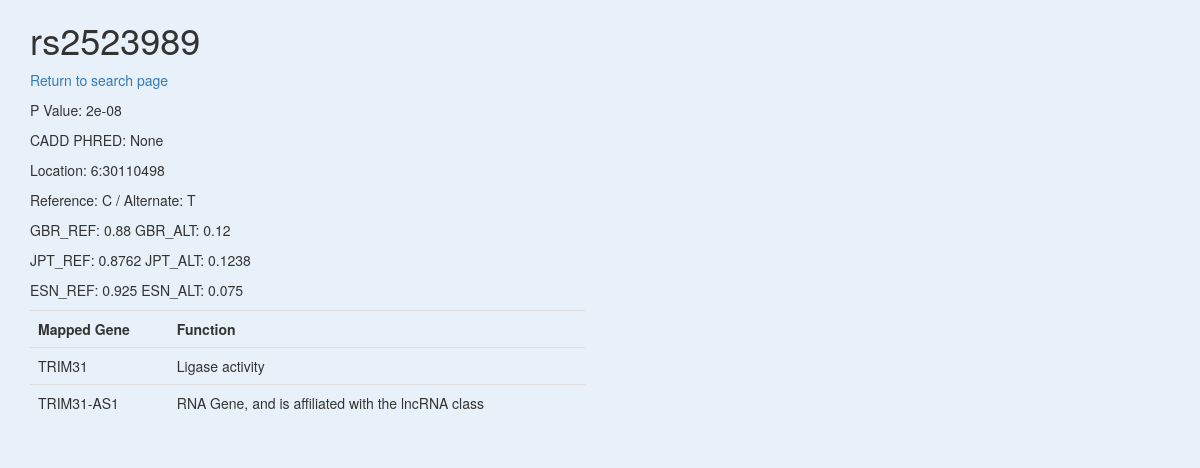
The page /SNPs/rs2523989 on the database its author committed.
### tables this page shows
CREATE TABLE SNP (
	id text PRIMARY KEY,
    CHR_N integer,
    CHR_P integer,
	REF_ALLELE text,
	ALT_ALLELE text,
    GBR_REF_FREQ real,
    GBR_ALT_FREQ real,
    JPT_REF_FREQ real,
    JPT_ALT_FREQ real,
    ESN_REF_FREQ real,
    ESN_ALT_FREQ real,
	CADD real,
    UNIQUE(id)
);

CREATE TABLE Gene (
	id text PRIMARY KEY,
	FUNCTIONAL text
);

### main.py (the view, shortened to what this page needs)
@app.route('/SNPs/<id>', methods=['GET', 'POST'])
def SNPs(id):
    try:
        conn = sqlite3.connect('Database/Database.db') # Connect to database
        cur = conn.cursor()
        cur.execute("""SELECT SNP.id,
                    CHR_N, CHR_P,
                    REF_ALLELE, ALT_ALLELE,
                    GBR_REF_FREQ, GBR_ALT_FREQ,
                    JPT_REF_FREQ, JPT_ALT_FREQ,
                    ESN_REF_FREQ, ESN_ALT_FREQ,
                    CADD,
                    MIN(P_VALUE),
                    GENE.id, FUNCTIONAL
                    FROM SNP
                    INNER JOIN P_Value ON SNP.id = P_value.RS_ID
                    LEFT JOIN Gene_SNP ON SNP.id = Gene_SNP.SNP_ID
                    LEFT JOIN Gene ON Gene.id = Gene_SNP.GENE_ID
                    WHERE SNP.id=?
                    GROUP BY GENE.id""", [id])
        rows = cur.fetchall()
        print(rows)
        conn.close()
        form = LDForm()
        if len(rows) == 0:
            return render_template('404.html', id=id) # If there are no results, 404 page will be rendered
        return render_template('SNP.html', id=id, rows=rows, form=form) # If there are results, SNP.html template will be returned
    except Exception as e: # Error handling
        error_text = "<p>The error:<br>" + str(e) + "</p>"
        hed = '<h1>Something is broken.</h1>'
        return hed + error_text

### templates/SNP.html (shortened to what this page needs)
{% extends 'bootstrap/base.html' %}
{% import "bootstrap/wtf.html" as wtf %}
{% block styles %}
{{ super() }}
{% endblock %}
{% block content %}
<div class="container">
  <div class="row">
    <div class="col-sm-6">
      <h1 class="pt-5 pb-2">{{ id }}</h1>
      <p><a href="{{ url_for('index') }}">Return to search page</a></p>
      <p>P Value: {{ rows[0][12] }}</p>
      <p>CADD PHRED: {{ rows[0][11] }}</p>
      <p>Location: {{ rows[0][1] }}:{{ rows[0][2] }}</p>
      <p>Reference: {{ rows[0][3] }} / Alternate: {{ rows[0][4] }}</p>
      <p>GBR_REF: {{ rows[0][5] }}      GBR_ALT: {{ rows[0][6] }}</p>
      <p>JPT_REF: {{ rows[0][7] }}      JPT_ALT: {{ rows[0][8] }}</p>
      <p>ESN_REF: {{ rows[0][9] }}      ESN_ALT: {{ rows[0][10] }}</p>
      <table class="table">
            <tr>
                <th>Mapped Gene</th>
                <th>Function</th>
            </tr>
            {% for row in rows %}
            <tr>
                <td>{{ row[13] }}</td>
                <td>{{ row[14] }}</td>
            </tr>
            {% endfor %}
        </table>
    </div>
  </div>
</div>
{% endblock %}

### templates/SNP.html (style rules this page uses)
body { background: #e8f1f9; }

### rows shown on the page
SNP: id "rs2523989", CHR_N "6", CHR_P "30110498", REF_ALLELE "C", ALT_ALLELE "T", GBR_REF_FREQ "0.88", GBR_ALT_FREQ "0.12", JPT_REF_FREQ "0.8762", JPT_ALT_FREQ "0.1238", ESN_REF_FREQ "0.925", ESN_ALT_FREQ "0.075", row "TRIM31", FUNCTIONAL "Ligase activity", row "TRIM31-AS1", FUNCTIONAL "RNA Gene, and is affiliated with the lncRNA class"

### other values the page prints
{{ rows[0][12] }} "2e-08"
{{ rows[0][11] }} "None"
